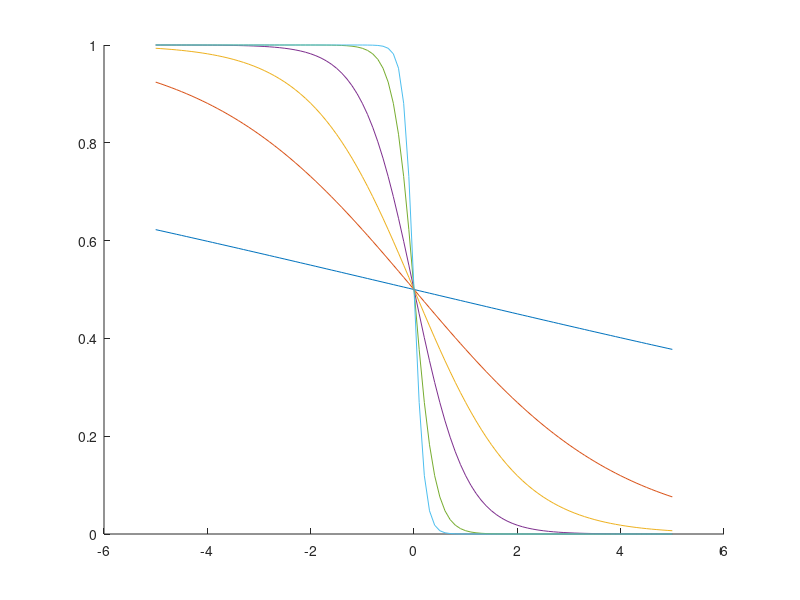

The MATLAB script that drew this image:
% % test the update law of KF during the debug of Planner
% var_P1 = zeros(2,2,N+1);
% P_pred1 = zeros(2,2,N);
% K1 = zeros(2,2,N);
% var_P1(:,:,1) = this.P;%eye(2);
% A1 = [1 0; 0 1];
% Q1 = [1 0; 0 1];
% for ii = 1:N
%     P_pred1(:,:,ii) = A1*var_P1(:,:,ii)*A1'+Q1;
%     K1(:,:,ii) = P_pred1(:,:,ii)*var_C'/(var_C*P_pred1(:,:,ii)*var_C'+var_R/delta^2);
%     var_P1(:,:,ii+1) = P_pred1(:,:,ii)-K1(:,:,ii)*var_C*P_pred1(:,:,ii);
% end

% % draw 1/1+ax^2
% x = linspace(-5,5,100);
% y = zeros(1,length(x));
% a = [0.1,0.5,1];
% figure
% for jj = 1:length(a)
%     for ii = 1:length(x)    
%         y(ii) = 1/(1+a(jj)*abs(x(ii)));
%     end
%     hold on
%     plot(x,y)
% end

%% test ekf
%{
xg = [10;10]; % target position
xs = [15;15]; % sensor position
f = @(x) x;
h = @(x) x-xs;
del_f = @(x) eye(2);
del_h = @(x) eye(2);
Q = 0.01*eye(2);
R = 5*eye(2);
x = xg+[6;7];
P = 100*eye(2);
y = xg-xs;
for ii = 1:50
[x_next,P_next,x_pred,P_pred] = ekf(f,Q,h,R,y,del_f,del_h,x,P);
x = x_next;
P = P_next;
end
%}

%% visualize FOV
%{
figure
l = a(1,:);
m = b(1);

xlim([0,100])
ylim([0,100])
for xx = 0:100
    for yy = 0:100
        if (l*[xx;yy]-m <= 0) && (a(2,:)*[xx;yy]-b(2) <= 0)
            plot(xx,yy,'markers',5,'MarkerFaceColor','b','Marker','*')
            hold on
%             drawnow
        end
    end
end
%}

% visualize bell-shaped function
%{
figure('Position', [500 50 800 700])
l = linspace(-pi,pi,100);
x0 = 0;
t = linspace(-5,5,100);
m = zeros(length(l),length(t));
theta_ref1 = 0;
theta0 = pi/3;
for ff = 1:length(l)
    for gg = 1:length(t)
        m(ff,gg) = 1/(1+(t(gg)-x0)^2)*1/(1+exp(10*(-cos(l(ff)-theta_ref1)+cos(theta0))));
    end
end
% figure
surf(l,t,m)
set(gca,'fontsize',30);
xlabel('Angle','FontSize',30)
ylabel('Distace','FontSize',30)
zlabel('Function Value','FontSize',30)
title('Approximate Function for \gamma_k')
box on
%}

%%% draw plot
%{
figure('WindowStyle','normal','Position', [500 50 800 700])
hold on
idx = 50;
hdl1 = plot(rbt.traj(1,1:idx+1),rbt.traj(2,1:idx+1),'r','LineWidth',2,'markers',1);
% set(hdl1,'MarkerFaceColor','r');
% set(hdl1,'MarkerEdgeColor','r');
set(hdl1,'Color','r');
set(hdl1,'LineStyle','-');
set(hdl1,'Marker','o');
% set(hdl1, 'Position', [600 700 300 300])


hdl2 = plot(fld.target.traj(1,1:idx+1),fld.target.traj(2,1:idx+1),'LineWidth',2,'markers',1);
% set(hdl2,'MarkerFaceColor','b');
% set(hdl2,'MarkerEdgeColor','b');%
set(hdl2,'Color','b');
set(hdl2,'LineStyle','-');
set(hdl2,'Marker','*');


% hdl3 = plot(rbt.est_pos_hist(1,:),rbt.est_pos_hist(2,:),'g','markers',3);
% set(hdl3,'MarkerFaceColor','g');
% set(hdl3,'MarkerEdgeColor','g');
% set(hdl3,'Color','g');
% %     set(hdl2,'LineStyle','-');
% set(hdl3,'Marker','s');

% add legend
[~,hdl4] = legend('robot','target');%,'estimated target')
textobj = findobj(hdl4,'type','text');
set(textobj,'fontsize',20);

% draw FOV
a1 = rbt.traj(3,idx+1)-rbt.theta0;  % A random direction
a2 = rbt.traj(3,idx+1)+rbt.theta0;
t = linspace(a1,a2,50);
x0 = rbt.traj(1,idx+1);
y0 = rbt.traj(2,idx+1);
x1 = rbt.traj(1,idx+1) + rbt.r*cos(t);
y1 = rbt.traj(2,idx+1) + rbt.r*sin(t);
plot([x0,x1,x0],[y0,y1,y0],'--','LineWidth',2,'color',[0 .5 0])

% draw uncertainty
t2 = linspace(0,2*pi,50);
r2 = sqrt(rbt.P_hist(1,2*idx-1));
x2 = rbt.est_pos_hist(1,idx) + r2*cos(t2);
y2 = rbt.est_pos_hist(2,idx) + r2*sin(t2);
plot(x2,y2,'b-.','LineWidth',2)

% change font
set(gca,'fontsize',30);
xlabel('X','FontSize',30);
ylabel('Y','FontSize',30);

title(sprintf('Step %d',idx))
xlim([fld.fld_cor(1),fld.fld_cor(2)]);
ylim([fld.fld_cor(3),fld.fld_cor(4)]);
box on
% axis equal
%}

%% test the sigmoid function
x0 = 0;
k = [0.1,0.5,1,2,5,10];
x = -5:0.1:5;
figure 
hold on
for ii = 1:length(k)
    y = 1./(1+exp((k(ii)*(x-x0))));
    plot(x,y)
end
